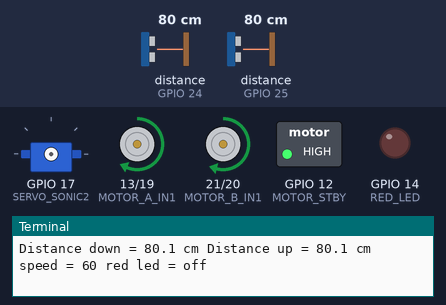
The program below on a simulated Raspberry Pi (BCM pin numbers). Shown: servo, motor-driver pin pairs drawn as motors (green arrow = first pin HIGH = forward, orange = second pin HIGH = backward, longer = more drive, scaled by the enable pin, stopped while the standby pin is LOW), switched loads named in the program (green lamp = pin HIGH), output pins drawn as LEDs (lit = HIGH), the last lines printed to the terminal. The test bench sets the inputs (shaded band); at power-on: distance to the obstacle (sensors on GPIO 24, GPIO 25) 80 cm. The echo pulse lasts 58.3 µs per cm; servo angles are drawn from the pulse width (0.5 ms = 0°, 2.5 ms = 180°); the clock reads 2024-03-15 10:24:30 at power-on unless the program sets it; pins used as bus, display or sensor lines are not drawn.

Above: at 5.2 s.
5.3 s: distance to the obstacle (sensor on GPIO 24) set to 31 cm
6.8 s: distance to the obstacle (sensor on GPIO 24) set to 27 cm
At 7.8 s:
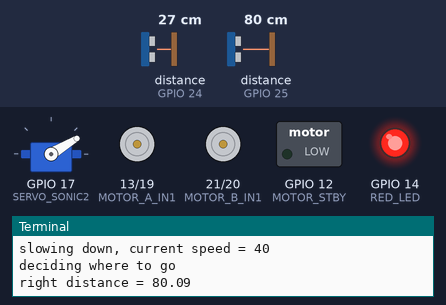
At 9.1 s:
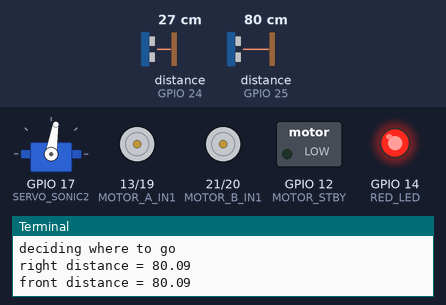
9.8 s: distance to the obstacle (sensor on GPIO 25) set to 250 cm
At 12.5 s:
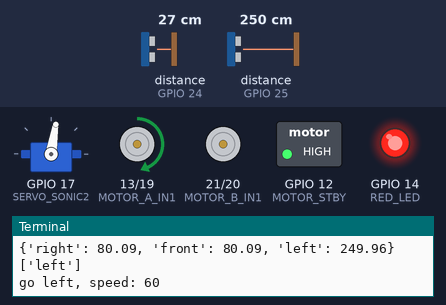
12.8 s: distance to the obstacle (sensor on GPIO 25) set to 2 cm
Timing chart, 0 to 16.8 s (numbered marks = the images above; inputs shaded):
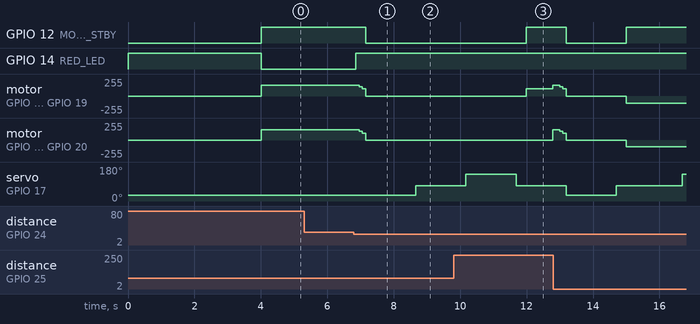

Measured:
- the behaviour switches between 30 and 29 cm on distance to the obstacle (sensor on GPIO 24) (found by bisection; images 0 and 1)
- after the input at 6.8 s, GPIO 12 (MOTOR_STBY): HIGH → LOW after 0.36 s; GPIO 14 (RED_LED): LOW → HIGH after 0.06 s
- after the input at 9.8 s, motor on GPIO 13 (MOTOR_A_IN1) / GPIO 19 (MOTOR_A_IN2): stopped → forward 112/255 after 2.2 s instead of 3.0 s; motor on GPIO 21 (MOTOR_B_IN1) / GPIO 20 (MOTOR_B_IN2): stopped → forward 153/255 after 3.0 s

The program:

drive.py
```python
#Libraries
import RPi.GPIO as GPIO
import time

surountdings_cm = {}
#GPIO Mode (BOARD / BCM)
GPIO.setmode(GPIO.BCM)

#set GPIO Pins

# RED ligth
RED_LED = 14
GPIO.setup(RED_LED, GPIO.OUT, initial=GPIO.HIGH)

# Distance sensor 1
SONIC1_TRIGGER = 18
GPIO.setup(SONIC1_TRIGGER, GPIO.OUT, initial=GPIO.LOW)
SONIC1_ECHO = 24
GPIO.setup(SONIC1_ECHO, GPIO.IN)
time.sleep(2)

# # Distance sensor 2
SONIC2_TRIGGER = 22
GPIO.setup(SONIC2_TRIGGER, GPIO.OUT, initial=GPIO.LOW)
SONIC2_ECHO = 25
GPIO.setup(SONIC2_ECHO, GPIO.IN)
time.sleep(2)

# servo motor controling sonic sensor2
SERVO_SONIC2 = 17
GPIO.setup(SERVO_SONIC2, GPIO.OUT)
# servo init
servo = GPIO.PWM(SERVO_SONIC2, 50) # 50Hz
servo.start(0)

#set up control pins for motor driver
MOTOR_STBY = 12
GPIO.setup(MOTOR_STBY, GPIO.OUT, initial=GPIO.LOW)

# Motor A on LEFT
MOTOR_A_IN1 = 13
GPIO.setup(MOTOR_A_IN1, GPIO.OUT)
GPIO.output(MOTOR_A_IN1, GPIO.HIGH)

MOTOR_A_IN2 = 19
GPIO.setup(MOTOR_A_IN2, GPIO.OUT)
GPIO.output(MOTOR_A_IN2, GPIO.LOW)

MOTOR_A_PWM = 26
GPIO.setup(MOTOR_A_PWM, GPIO.OUT)
GPIO.output(MOTOR_A_PWM, GPIO.HIGH)
left = GPIO.PWM(MOTOR_A_PWM, 50)

# Motor B on RIGHT
MOTOR_B_IN1 = 21
GPIO.setup(MOTOR_B_IN1, GPIO.OUT)
GPIO.output(MOTOR_B_IN1, GPIO.HIGH)

MOTOR_B_IN2 = 20
GPIO.setup(MOTOR_B_IN2, GPIO.OUT)
GPIO.output(MOTOR_B_IN2, GPIO.LOW)

MOTOR_B_PWM = 16
GPIO.setup(MOTOR_B_PWM, GPIO.OUT)
GPIO.output(MOTOR_B_PWM, GPIO.HIGH)
right = GPIO.PWM(MOTOR_B_PWM, 50)


init_speed = 60
speed = init_speed
left.start(init_speed+4)
right.start(init_speed)


def stop(speed):
    GPIO.output(RED_LED, GPIO.HIGH) # Turn on LED
    # slow down and stop
    stop_status = GPIO.input(MOTOR_STBY)
    #print("stop_status = " + str(stop_status))
    if stop_status == 1:
        for step in range(speed, 30, -10):
            print("slowing down, current speed = " + str(step))
            change_speed(step)
            time.sleep(0.1)
            speed = step

        GPIO.output(MOTOR_STBY, GPIO.LOW) #stop motor
        #stop_status = GPIO.input(MOTOR_STBY)
        #print("stopped status = " + str(stop_status))
        return speed
    else:
        print("already stopped! skipping stop instruction.")

def speedup(speed):
    GPIO.output(RED_LED, GPIO.HIGH) # Turn off LED
    for step in range(speed, init_speed,10):
        print("speeding up, current speed = " + str(step))
        change_speed(step)
        time.sleep(0.1)
        speed = step
    change_speed(init_speed)
    return speed

def change_speed(speed):
    aligned_speed = speed + 4 # car is going more to the right, so lets align speed
    left.ChangeDutyCycle(aligned_speed)
    right.ChangeDutyCycle(speed)


# Movement of motors is controled by these 4 functions
def go_forward():
    GPIO.output(MOTOR_A_IN1, GPIO.HIGH)
    GPIO.output(MOTOR_A_IN2, GPIO.LOW)
    GPIO.output(MOTOR_B_IN1, GPIO.HIGH)
    GPIO.output(MOTOR_B_IN2, GPIO.LOW)
    GPIO.output(MOTOR_STBY, GPIO.HIGH) #start

def go_back():
    #GPIO.output(RED_LED, GPIO.HIGH) # Turn on LED
    GPIO.output(MOTOR_A_IN1, GPIO.LOW)
    GPIO.output(MOTOR_A_IN2, GPIO.HIGH)
    GPIO.output(MOTOR_B_IN1, GPIO.LOW)
    GPIO.output(MOTOR_B_IN2, GPIO.HIGH)
    GPIO.output(MOTOR_STBY, GPIO.HIGH) #start

def turn_left():
    GPIO.output(MOTOR_A_IN1, GPIO.HIGH)
    GPIO.output(MOTOR_A_IN2, GPIO.LOW)
    GPIO.output(MOTOR_B_IN1, GPIO.LOW)
    GPIO.output(MOTOR_B_IN2, GPIO.LOW)
    GPIO.output(MOTOR_STBY, GPIO.HIGH) #start

def turn_right():
    GPIO.output(MOTOR_A_IN1, GPIO.LOW)
    GPIO.output(MOTOR_A_IN2, GPIO.LOW)
    GPIO.output(MOTOR_B_IN1, GPIO.HIGH)
    GPIO.output(MOTOR_B_IN2, GPIO.LOW)
    GPIO.output(MOTOR_STBY, GPIO.HIGH) #start


# Mesure the distance of object in front of sonic sensors
def measure_distance(trigger_pin, echo_pin):

    GPIO.output(trigger_pin, GPIO.HIGH)
    time.sleep(0.00001)
    GPIO.output(trigger_pin, GPIO.LOW)

    while GPIO.input(echo_pin)==0:
        pulse_start_time = time.time()
    while GPIO.input(echo_pin)==1:
        pulse_end_time = time.time()

    pulse_duration = pulse_end_time - pulse_start_time
    distance = round(pulse_duration * 17150, 2)

    return distance


def Set_Sonic2_Angle(angle):
    duty = angle / 18 + 2
    GPIO.output(SERVO_SONIC2, True)
    servo.ChangeDutyCycle(duty)
    time.sleep(0.3)
    GPIO.output(SERVO_SONIC2, False)
    servo.ChangeDutyCycle(0)

def is_too_close(distance):
    if distance < 10:
        change_speed(40)
        go_back()
        time.sleep(0.5)

def direction_lookup():
    # right
    Set_Sonic2_Angle(40)
    surountdings_cm['right'] = measure_distance(SONIC2_TRIGGER, SONIC2_ECHO)
    print ("right distance = " + str(surountdings_cm['right']))
    time.sleep(1.2)

    # front
    Set_Sonic2_Angle(90)
    surountdings_cm['front'] = measure_distance(SONIC2_TRIGGER, SONIC2_ECHO)
    print ("front distance = " + str(surountdings_cm['front']))
    is_too_close(surountdings_cm['front'])
    time.sleep(1.2)

    # left
    Set_Sonic2_Angle(150)
    surountdings_cm['left'] = measure_distance(SONIC2_TRIGGER, SONIC2_ECHO)
    print ("left distance = " + str(surountdings_cm['left']))
    time.sleep(1.2)

    # at the end look back to the front
    Set_Sonic2_Angle(90)

    max_val = max(surountdings_cm.values())
    max_key = [k for k, v in surountdings_cm.items() if v == max_val]

    return surountdings_cm, max_key

if __name__ == '__main__':
    led_status = "unknown"
    try:
        while True:
            dist1 = measure_distance(SONIC1_TRIGGER, SONIC1_ECHO)
            dist2 = measure_distance(SONIC2_TRIGGER, SONIC2_ECHO)
            print("Distance down = %.1f cm" % dist1, "Distance up = %.1f cm" % dist2, "speed = %s" % speed, "red led = %s " % led_status)

            ## mind sensor error when reporting distance longer than 400cm (sensor ability)
            #if int(dist1) < 50 or int(dist2) < 10 or int(dist1) > 400:
            if int(dist1) < 30 or int(dist2) < 20:
                led_status = "on"
                print("stopping")
                stop(speed)

                print("deciding where to go")
                wheretogo = direction_lookup()
                print(wheretogo[0])
                print(wheretogo[1])

                for direction in wheretogo[1]:
                    time_to_turn = 0.8
                    if speed < 31:
                        print("changing speed, i'm too slow")
                        change_speed(init_speed)

                    if int(dist2) < 20 or int(dist1) < 20:
                        print("go back")
                        change_speed(50)
                        go_back()
                        time.sleep(2)
                        stop(speed)
                        direction_lookup()

                    if direction == "left":
                        print("go left, speed: %s " % speed)
                        turn_left()
                        time.sleep(time_to_turn)
                    elif direction == "right":
                        print("go right")
                        turn_right()
                        time.sleep(time_to_turn)
                    elif direction == "front":
                        print("go forward")
                        go_forward()
                        time.sleep(time_to_turn)
                    else:
                        print("chyba, kontroluji znovu")
                        direction_lookup()
                print("current speed: " + str(speed))
                speedup(speed)
                go_forward()


            else:
                GPIO.output(RED_LED, GPIO.LOW) # Turn off LED
                led_status = "off"
                if speed != init_speed:
                    print("i seems to be too slow, current speed: " + str(speed))
                    speedup(speed)
                go_forward()

            time.sleep(0.1)

        # Reset by pressing CTRL + C
    except KeyboardInterrupt:
        print("Executing stopped by User")
        servo.stop()
        GPIO.cleanup()
```
